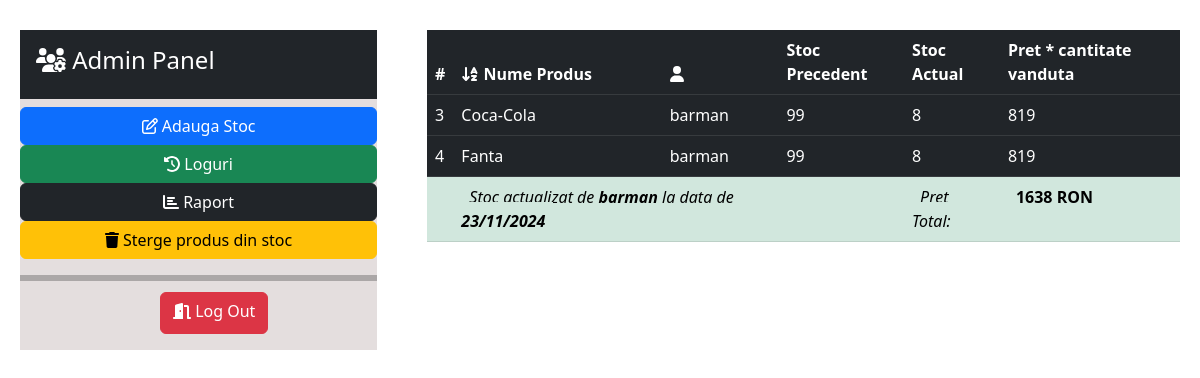
/index.php (signed in), run on the app's committed database.
### tables this page shows
CREATE TABLE `stocfinal` (
  `ID` int(11) NOT NULL,
  `numebarman` varchar(255) NOT NULL,
  `NumeProdus` varchar(255) NOT NULL,
  `StocPrecedent` int(11) NOT NULL,
  `StocActual` int(11) NOT NULL,
  `PretProdus` int(11) NOT NULL,
  `Pret` int(11) NOT NULL,
  `PretTotal` int(11) NOT NULL,
  `data` timestamp NOT NULL DEFAULT current_timestamp() ON UPDATE current_timestamp()
);

### index.php (the view, shortened to what this page needs)
    <?php
    include './includes/conectare.php';
    ?>
    <!DOCTYPE html>
    <html lang="en">
    <head>
        <link rel="stylesheet" href="style.css">
        <link rel="stylesheet" href="https://cdnjs.cloudflare.com/ajax/libs/font-awesome/5.15.3/css/all.min.css">
    </head>
    <body>
    <div class="content">
        <div class="tabel-stoc">
        <?php if (isset($_SESSION['admin']) && $_SESSION['admin'] === true) : ?>
            <div class="admin-panel">
            <div class="div-header p-3 mb-2 bg-dark text-white">
            <h4><i class="fas fa-users-cog"></i> Admin Panel<h4>
        </div>
            <div class="comenzi">
                <button type="button" class="btn btn-primary" onclick="openAddStockModal()"><i class="far fa-edit"></i> Adauga Stoc</button>
                <a href="logs.php" class="btn btn-success"><i class="fas fa-history"></i> Loguri </a>
                <a href="raport.php" class="btn btn-dark  "><i class="fas fa-chart-bar"></i> Raport </a>
                <button type="button" class="btn btn-warning" onclick="openStergereProdusModal()"><i class="fas fa-trash"></i> Sterge produs din stoc</button>
                <hr>
                <form action="/includes/logout.php" method="POST">
                    <button type="submit" class="btn btn-danger"><i class="fas fa-door-open"></i> Log Out</button>
                </form>
            </div>
        </div>
        <?php
$sql = "SELECT * FROM stocfinal";
$result = mysqli_query($conn, $sql);
$totalPriceSold = 0;
?>
<table class="tabelul table table-dark table-hover">
    <thead>
        <tr>
            <th>#</th>
            <th><i class="fas fa-sort-alpha-down"></i> Nume Produs</th>
            <th><i class="fas fa-user"> Nume Barman</th>
            <th>Stoc Precedent</th>
            <th>Stoc Actual</th>
            <th>Pret * cantitate vanduta</th>
        </tr>
    </thead>
    <tbody>
    <?php
    while ($row = mysqli_fetch_assoc($result)) {
        $productName = $row['NumeProdus'];
        $barmanName = $row['numebarman'];
        $previousStock = $row['StocPrecedent'];
        $newStock = $row['StocActual'];
        $productPrice = $row['PretProdus'];
        $id = $row['ID'];
        $productQuantitySold = $previousStock - $newStock;
        $productPriceSold = $productPrice * $productQuantitySold;
        $totalPriceSold += $productPriceSold;
    $rowClass = ($newStock == 0) ? "table table-danger" : "";
    ?>
         <tr class="<?php echo $rowClass; ?>">
            <td><?php echo  $id ?></td>
            <td><?php echo $productName; ?></td>
            <td><?php echo $barmanName; ?></td>
            <td><?php echo $previousStock; ?></td>
            <td><?php echo $newStock; ?></td>
            <td><?php echo $productPriceSold; ?></td>
        </tr>
    <?php
    }
    ?>
    </tbody>
    <?php if (mysqli_num_rows($result) > 0) : ?>
    <tfoot class="table table-success">
        <tr>
            <td></td>
            <td class="info" colspan="2"><i>Stoc actualizat de <b><?php echo $barmanName; ?></b> la data de <b><?php echo date('d/m/Y'); ?><b><i></td>
            <td></td>
            <td><i>Pret Total:</i></td>
            <td><b><?php echo $totalPriceSold; ?> RON<b></td>
        </tr>
    </tfoot>
    <?php endif; ?>
</table>
    </div>
<?php endif; ?>
            </div>
    </body>
    </html>

### style.css (style rules this page uses)
body { background-image: url("https://undsgn.com/wp-content/uploads/2018/04/ltotbngnzzu.jpg"); background-repeat: repeat; min-height: 80vh; }
body .content { display: flex; align-items: center; justify-content: center; }
body .content .tabel-stoc { display: flex; padding-left: 20px; padding-right: 20px; height: 100px; flex-direction: center; padding-top: 30px; }
body .content .tabel-stoc .admin-panel { height: 270px; background-color: rgba(210, 200, 200, 0.6); margin-right: 50px; width: 550px; height: 320px; }
body .content .tabel-stoc .admin-panel .comenzi { display: grid; }
body .content .tabel-stoc .admin-panel .comenzi hr { border: 3px solid black; }
body .content .tabel-stoc .admin-panel .comenzi form button { padding-bottom: 10px; margin-left: 140px; margin-top: -5px; }

### data on the page
stocfinal: ID "3", NumeProdus "Coca-Cola", numebarman "barman", StocPrecedent "99", StocActual "8", productPriceSold "819"
stocfinal: ID "4", NumeProdus "Fanta", numebarman "barman", StocPrecedent "99", StocActual "8", productPriceSold "819"

### other printed values
$totalPriceSold "1638"
